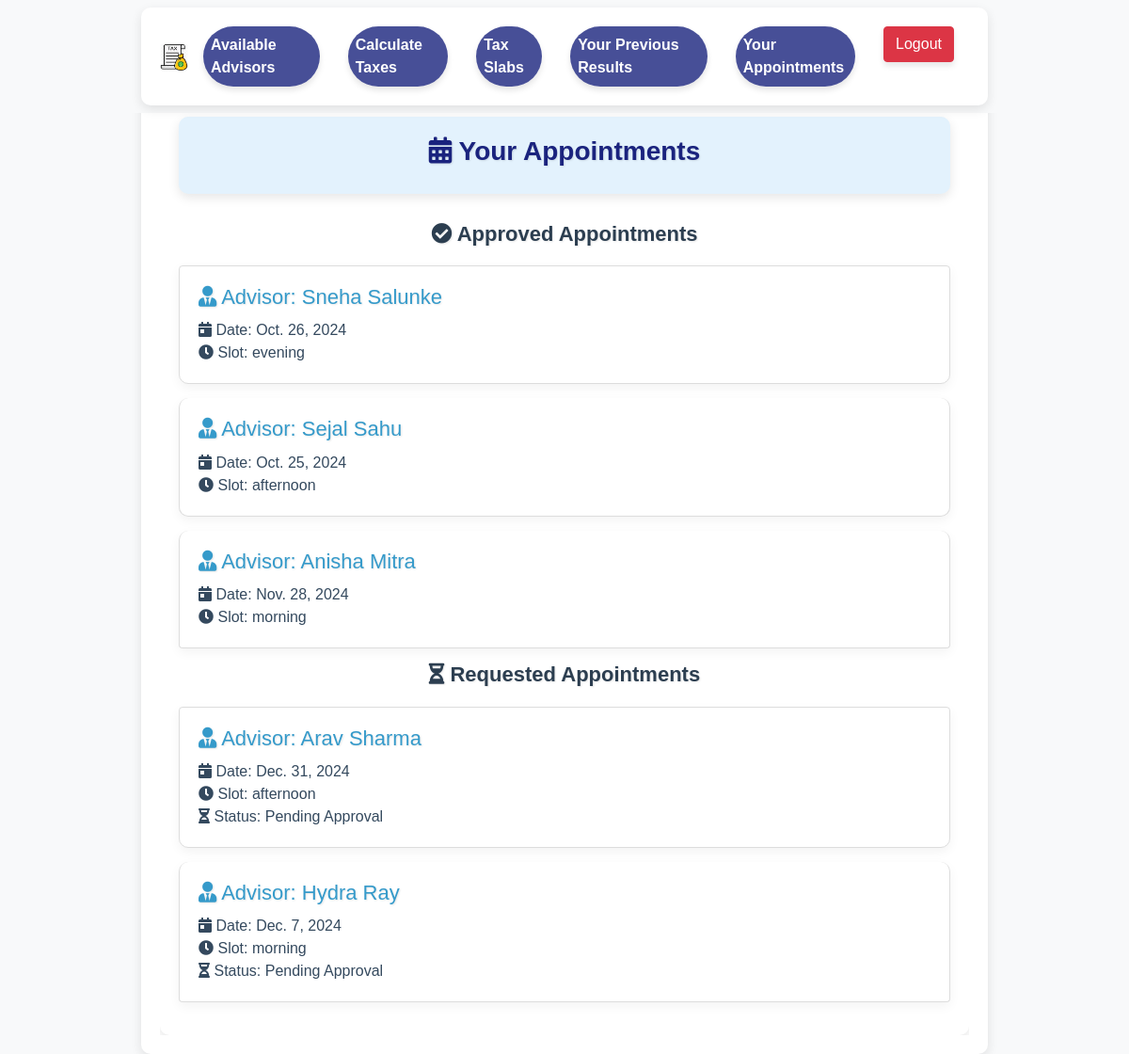
The app's page /user-appointments/ (signed in), older data.
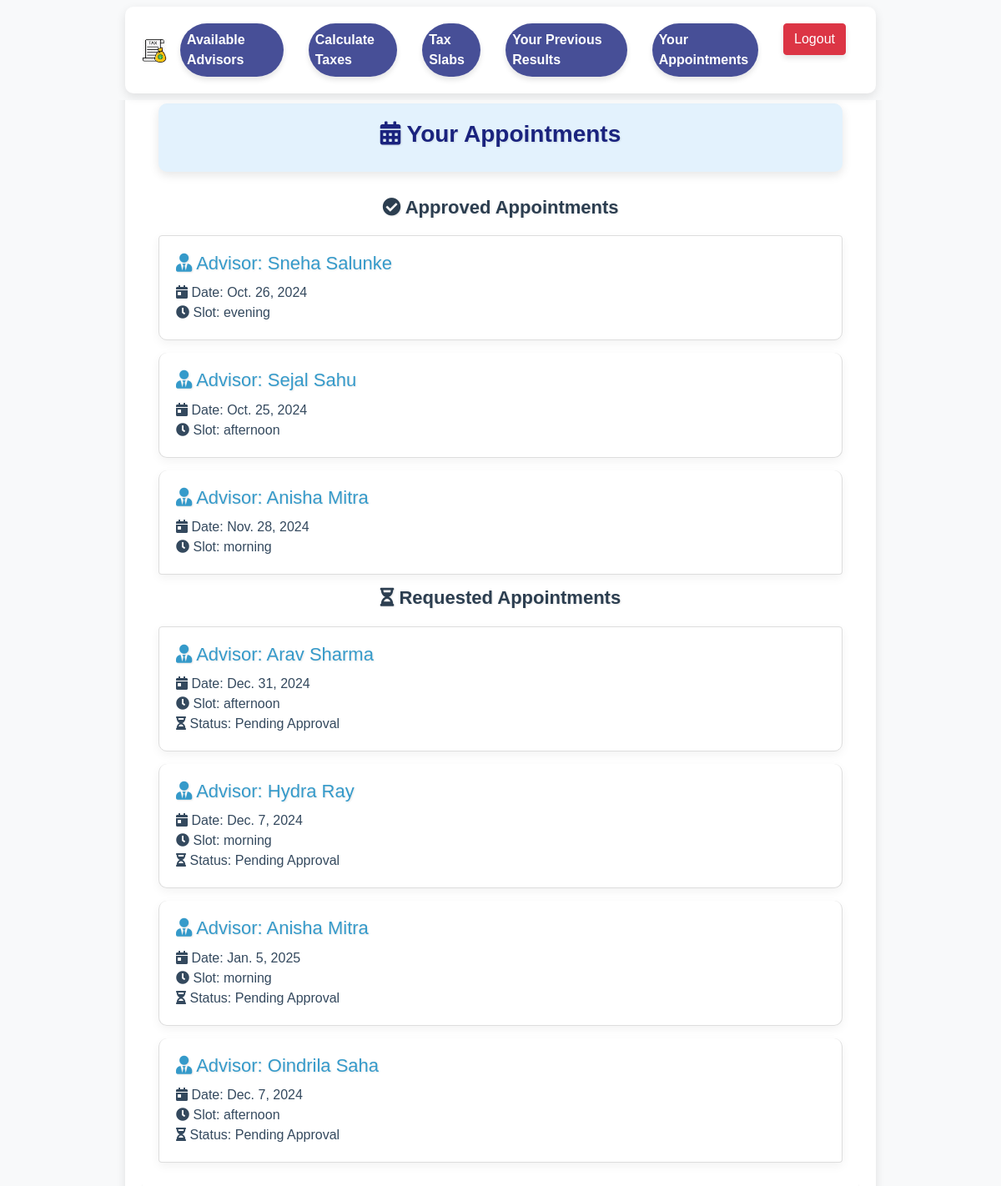
The same page, newer data.
### advisor/models.py (models this page shows, shortened)
class UserRequest(models.Model):
    user = models.ForeignKey(User, on_delete=models.CASCADE, related_name="requests")
    tax_advisor = models.ForeignKey(User, on_delete=models.CASCADE, related_name="advisor_requests")
    first_name = models.CharField(max_length=150)
    last_name = models.CharField(max_length=150)
    email = models.EmailField()
    approved = models.BooleanField(default=False)
    rejected = models.BooleanField(default=False)
    slot = models.CharField(max_length=100, null=True)  # Store the time slot as a string (can use choices)
    date = models.DateField(null=True)  # Store the appointment date

### base/views.py (the view)
# urls.py: path('user-appointments/', user_appointments_view, name='user_appointments'),
def user_appointments_view(request):
    user = request.user
    approved_appointments = UserRequest.objects.filter(user=user, approved=True)
    requested_appointments = UserRequest.objects.filter(user=user, approved=False, rejected=False)
    context = {
        'approved_appointments': approved_appointments,
        'requested_appointments': requested_appointments,
    }
    return render(request, 'base/user_appointments.html', context)

### accounts/context_processor.py (called while the page is built)
def user_groups(request):
    user = request.user
    return {
        'is_admin': user.is_authenticated and user.is_superuser,
        'is_taxadvisor': user.is_authenticated and user.groups.filter(name='Tax Advisor').exists(),
        'is_indivual_user': user.is_authenticated and user.groups.filter(name='Individual User').exists(),
    }

### base/templates/base/user_appointments.html (shortened to what this page needs)
{% extends 'base.html' %}
{% block individual_style %}
<link rel="stylesheet" href="https://maxcdn.bootstrapcdn.com/bootstrap/4.5.2/css/bootstrap.min.css">
<link rel="stylesheet" href="https://cdnjs.cloudflare.com/ajax/libs/font-awesome/5.15.3/css/all.min.css">
{% endblock %}
{% block content %}
<div class="content-wrapper">
<div class="container">
<div class="main-heading">
<h2><i class="fas fa-calendar-alt"></i> Your Appointments</h2>
</div>
<h2 class="sub-heading"><i class="fas fa-check-circle"></i> Approved Appointments</h2>
<div class="list-group">
               {% if approved_appointments %}
                   {% for appointment in approved_appointments %}
<div class="list-group-item">
<h5><i class="fas fa-user-tie"></i> <span class="advisor-label">Advisor:</span> {{ appointment.tax_advisor.get_full_name }}</h5>
<p>
<i class="fas fa-calendar-day"></i> Date: {{ appointment.date }}<br>
<i class="fas fa-clock"></i> Slot: {{ appointment.slot }}<br>
</p>
</div>
                   {% endfor %}
               {% else %}
<div class="alert alert-info">
<i class="fas fa-info-circle"></i> You have no approved appointments.
</div>
               {% endif %}
</div>
<h2 class="sub-heading"><i class="fas fa-hourglass-half"></i> Requested Appointments</h2>
<div class="list-group">
               {% if requested_appointments %}
                   {% for appointment in requested_appointments %}
<div class="list-group-item">
<h5><i class="fas fa-user-tie"></i> <span class="advisor-label">Advisor:</span> {{ appointment.tax_advisor.get_full_name }}</h5>
<p>
<i class="fas fa-calendar-day"></i> Date: {{ appointment.date }}<br>
<i class="fas fa-clock"></i> Slot: {{ appointment.slot }}<br>
<i class="fas fa-hourglass-half"></i> Status: Pending Approval<br>
</p>
</div>
                   {% endfor %}
               {% else %}
<div class="alert alert-info">
<i class="fas fa-info-circle"></i> You have no pending appointment requests.
</div>
               {% endif %}
</div>
</div>
</div>
{% endblock %}

Row changes from the older to the newer data that the page shows:
added UserRequest: tax_advisor.get_full_name "Anisha Mitra", date "Jan. 5, 2025", slot "morning", shown under "Requested Appointments"
added UserRequest: tax_advisor.get_full_name "Oindrila Saha", date "Dec. 7, 2024", slot "afternoon", shown under "Requested Appointments"
